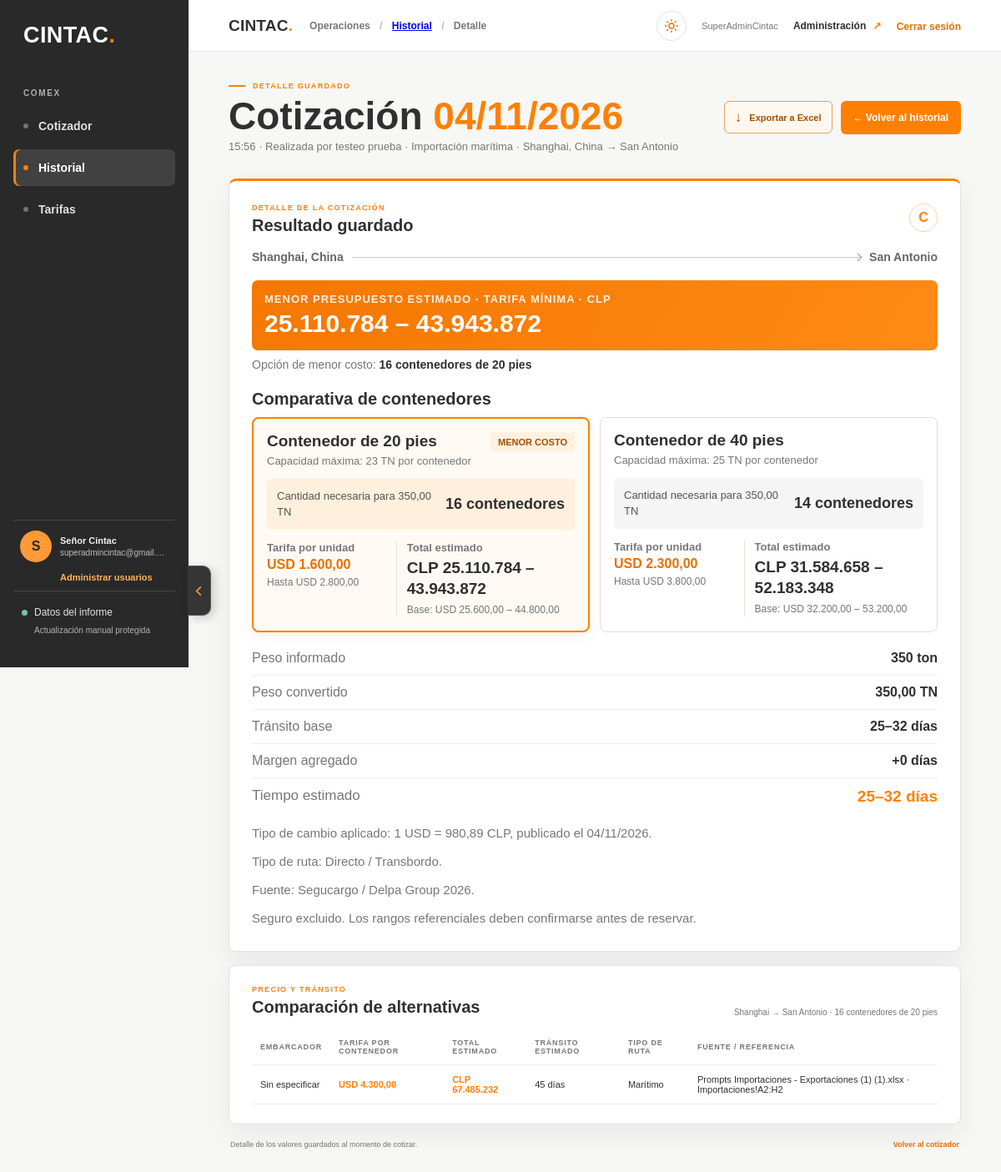
Screenshot of /historial/91/ (signed in) with the database file from the repository.
### cotizador/models.py (models this page shows, shortened)
class QuoteHistory(models.Model):
    OPERATION_CHOICES = FreightRate.OPERATION_CHOICES
    user = models.ForeignKey(
        settings.AUTH_USER_MODEL,
        on_delete=models.CASCADE,
        related_name="quote_history",
    )
    rate = models.ForeignKey(
        FreightRate,
        on_delete=models.SET_NULL,
        related_name="saved_quotes",
        null=True,
        blank=True,
    )
    created_at = models.DateTimeField(auto_now_add=True)
    operation = models.CharField(max_length=6, choices=OPERATION_CHOICES)
    origin_port = models.CharField(max_length=120)
    origin_country = models.CharField(max_length=80)
    destination = models.CharField(max_length=120)
    carrier = models.CharField(max_length=120, blank=True)
    container_size = models.CharField(max_length=2)
    weight = models.DecimalField(max_digits=20, decimal_places=6)
    weight_unit = models.CharField(max_length=3)
    tonnes = models.DecimalField(max_digits=20, decimal_places=6)
    container_quantity = models.PositiveIntegerField()
    margin_days = models.PositiveIntegerField(default=0)
    source_currency = models.CharField(max_length=3)
    currency = models.CharField(max_length=3)
    exchange_rate = models.DecimalField(max_digits=18, decimal_places=4, null=True, blank=True)
    source_amount = models.DecimalField(max_digits=20, decimal_places=2, null=True, blank=True)
    source_amount_max = models.DecimalField(max_digits=20, decimal_places=2, null=True, blank=True)
    rate_currency = models.CharField(max_length=3, blank=True)
    rate_amount = models.DecimalField(max_digits=20, decimal_places=2, null=True, blank=True)
    rate_amount_max = models.DecimalField(max_digits=20, decimal_places=2, null=True, blank=True)
    amount = models.DecimalField(max_digits=20, decimal_places=2)
    amount_max = models.DecimalField(max_digits=20, decimal_places=2, null=True, blank=True)
    base_days = models.PositiveIntegerField()
    base_days_max = models.PositiveIntegerField(null=True, blank=True)
    total_days = models.PositiveIntegerField()
    total_days_max = models.PositiveIntegerField(null=True, blank=True)
    details = models.JSONField(default=dict, blank=True)
    class Meta:
        ordering = ["-created_at", "-pk"]
        constraints = [
            models.CheckConstraint(
                condition=models.Q(operation="import"),
                name="quotehistory_import_only",
            )
        ]

### cotizador/views.py (the view)
# urls.py: path('historial/<int:quote_id>/', quote_history_detail, name='quote_history_detail'),
@never_cache
@login_required
def quote_history_detail(request, quote_id):
    quotes = QuoteHistory.objects.select_related("user")
    if not can_view_all_quotes(request.user):
        quotes = quotes.filter(user=request.user)
    saved_quote = get_object_or_404(quotes, pk=quote_id)
    details = saved_quote.details or _legacy_quote_details(saved_quote)
    if "is_complete_snapshot" not in details:
        details["is_complete_snapshot"] = True
    return render(
        request,
        "cotizador/history_detail.html",
        {
            "quote": saved_quote,
            "details": details,
        },
    )

### cotizador/permissions.py (called while the page is built)
def is_tariff_admin(user):
    return user.is_authenticated and (
        user.is_superuser or user.groups.filter(name=TARIFF_ADMIN_GROUP).exists()
    )

def can_view_all_quotes(user):
    return is_tariff_admin(user)

### cotizador/templates/cotizador/history_detail.html (shortened to what this page needs)
{% load static %}
<!doctype html>
<html lang="es">
<head>
  <link rel="stylesheet" href="{% static 'cotizador/app.css' %}?v=14">
</head>
<body>
  <div class="shell">
    <aside class="rail">
      <a class="wordmark" href="{% url 'quote' %}" aria-label="CINTAC, inicio">CINTAC<span>.</span></a>
      <div class="rail-label">COMEX</div>
      <nav id="primary-navigation" aria-label="Navegación principal">
        <a class="nav-link" href="{% url 'quote' %}" title="Cotizador"><span class="nav-mark" aria-hidden="true"></span><span class="nav-label">Cotizador</span></a>
        <a class="nav-link active" href="{% url 'quote_history' %}" aria-current="page" title="Historial"><span class="nav-mark" aria-hidden="true"></span><span class="nav-label">Historial</span></a>
        <a class="nav-link" href="{% url 'rates' %}" title="Tarifas"><span class="nav-mark" aria-hidden="true"></span><span class="nav-label">Tarifas</span></a>
      </nav>
      {% include "cotizador/_profile_link.html" %}
      <div class="rail-foot"><span class="status-dot"></span>Datos del informe<br><small>Actualización manual protegida</small></div>
    </aside>
    <button class="rail-toggle" type="button" aria-controls="primary-navigation" aria-expanded="true" aria-label="Ocultar menú" title="Ocultar menú">
      <svg viewBox="0 0 16 16" aria-hidden="true"><path d="m10 3-5 5 5 5" /></svg>
    </button>
    <main class="main-area">
      <header class="topbar">
        <div class="topbar-start">
          <a class="topbar-brand" href="{% url 'quote' %}" aria-label="CINTAC, inicio">CINTAC<span>.</span></a>
          <div class="breadcrumb">Operaciones <span>/</span> <a href="{% url 'quote_history' %}">Historial</a> <span>/</span> Detalle</div>
        </div>
        <div class="account-controls">
          <button class="theme-toggle" type="button" aria-pressed="false" aria-label="Activar modo oscuro" title="Activar modo oscuro">
            <svg class="theme-icon theme-icon-sun" viewBox="0 0 24 24" aria-hidden="true"><circle cx="12" cy="12" r="4" /><path d="M12 2v2m0 16v2M4.93 4.93l1.42 1.42m11.3 11.3 1.42 1.42M2 12h2m16 0h2M4.93 19.07l1.42-1.42m11.3-11.3 1.42-1.42" /></svg>
          </button>
          <span class="account-name">{{ request.user.username }}</span>
          <a class="admin-link" href="/admin/">Administración <span aria-hidden="true">↗</span></a>
          <form method="post" action="{% url 'logout' %}">
            <button class="logout-button" type="submit">Cerrar sesión</button>
          </form>
        </div>
      </header>
      <div class="page-wrap history-wrap">
        <section class="intro">
          <div>
            <div class="eyebrow"><span class="eyebrow-line"></span>DETALLE GUARDADO</div>
            <h1>Cotización <em>{{ quote.created_at|date:"d/m/Y" }}</em></h1>
            <p>{{ quote.created_at|date:"H:i" }} · Realizada por {% firstof quote.user.get_full_name quote.user.username %} · Importación marítima · {{ quote.origin_port }}, {{ quote.origin_country }} → {{ quote.destination }}</p>
          </div>
          <div class="history-detail-actions">
            <a class="export-button history-export-button" href="{% url 'quote_history_excel' quote.pk %}"><span aria-hidden="true">↓</span> Exportar a Excel</a>
            <a class="rates-add-button history-back-link" href="{% url 'quote_history' %}">← Volver al historial</a>
          </div>
        </section>
        <section class="panel result-panel history-detail-panel" aria-labelledby="detail-result-title">
          <div class="panel-heading result-heading">
            <div><span class="step-label">DETALLE DE LA COTIZACIÓN</span><h2 id="detail-result-title">Resultado guardado</h2></div>
            <span class="result-orbit" aria-hidden="true">C</span>
          </div>
          <div class="route-line"><span>{{ quote.origin_port }}, {{ quote.origin_country }}</span><i></i><span>{{ quote.destination }}</span></div>
          <div class="result-number">
            <span>MENOR PRESUPUESTO ESTIMADO · TARIFA MÍNIMA · {{ details.currency }}</span>
            <strong>{{ details.amount }}{% if details.amount_max %} – {{ details.amount_max }}{% endif %}</strong>
          </div>
          <p class="result-original">Opción de menor costo:
            <strong>{{ details.recommendation.quantity }} contenedor{% if details.recommendation.quantity != 1 %}es{% endif %} de {{ details.recommendation.size }} pies</strong>
          </p>
          <h3 class="container-comparison-title">Comparativa de contenedores</h3>
          <div class="container-comparison">
            {% for option in details.container_options %}
              <article class="container-option{% if option.recommended %} recommended-option{% endif %}">
                <header class="container-option-heading">
                  <div>
                    <h4>Contenedor de {{ option.size }} pies</h4>
                    <span class="container-capacity">Capacidad máxima: {{ option.capacity }} TN por contenedor</span>
                  </div>
                  {% if option.recommended %}<span class="recommended-badge">Menor costo</span>{% endif %}
                </header>
                <div class="container-quantity">
                  <span>Cantidad necesaria para {{ details.tonnes }} TN</span>
                  <strong>{{ option.quantity }} contenedor{% if option.quantity != 1 %}es{% endif %}</strong>
                </div>
                <div class="container-option-prices">
                  <div class="container-unit-price">
                    <span>Tarifa por unidad</span>
                    <strong>{{ option.rate_currency }} {{ option.unit_amount }}</strong>
                    {% if option.unit_amount_max %}<small>Hasta {{ option.rate_currency }} {{ option.unit_amount_max }}</small>{% endif %}
                  </div>
                  <div class="container-total-price">
                    <span>Total estimado</span>
                    <strong>{{ option.currency }} {{ option.amount }}{% if option.amount_max %} – {{ option.amount_max }}{% endif %}</strong>
                    <small>Base: {{ option.source_currency }} {{ option.source_amount_formatted }}{% if option.source_amount_max_formatted %} – {{ option.source_amount_max_formatted }}{% endif %}</small>
                  </div>
                </div>
              </article>
            {% endfor %}
          </div>
          <div class="result-rows">
            <div><span>Peso informado</span><strong>{{ details.weight }} {{ details.weight_unit }}</strong></div>
            <div><span>Peso convertido</span><strong>{{ details.tonnes }} TN</strong></div>
            <div><span>Tránsito base</span><strong>{{ details.base_days }}{% if details.base_days_max is not None %}–{{ details.base_days_max }}{% endif %} días</strong></div>
            <div><span>Margen agregado</span><strong>+{{ details.margin_days }} días</strong></div>
            <div class="total-row"><span>Tiempo estimado</span><strong>{{ details.total_days }}{% if details.total_days_max is not None %}–{{ details.total_days_max }}{% endif %} días</strong></div>
          </div>
          {% if details.converted and details.exchange_rate %}
            <p class="result-foot">Tipo de cambio aplicado: 1 USD = {{ details.exchange_rate }} CLP{% if details.exchange_rate_date %}, publicado el {{ details.exchange_rate_date }}{% endif %}.</p>
          {% endif %}
          {% if details.route_type %}<p class="result-foot">Tipo de ruta: {{ details.route_type }}.</p>{% endif %}
          {% if details.source %}<p class="result-foot">Fuente: {{ details.source }}.</p>{% endif %}
          {% if details.is_complete_snapshot %}<p class="result-foot">Seguro excluido. Los rangos referenciales deben confirmarse antes de reservar.</p>{% endif %}
        </section>
        <section class="comparison-panel history-detail-comparison">
          <div class="comparison-heading">
            <div><span class="step-label">PRECIO Y TRÁNSITO</span><h2>Comparación de alternativas</h2></div>
            <span class="comparison-caption">{{ quote.origin_port }} → {{ quote.destination }} · {{ details.recommendation.quantity }} contenedor{% if details.recommendation.quantity != 1 %}es{% endif %} de {{ details.recommendation.size }} pies</span>
          </div>
          {% if details.comparisons %}
            <div class="table-scroll"><table>
              <thead><tr><th>Embarcador</th><th>Tarifa por contenedor</th><th>Total estimado</th><th>Tránsito estimado</th><th>Tipo de ruta</th><th>Fuente / referencia</th></tr></thead>
              <tbody>
                {% for item in details.comparisons %}
                  <tr>
                    <td>{{ item.carrier }}</td>
                    <td>{{ item.rate_currency }} {{ item.unit_amount }}{% if item.unit_amount_max %} – {{ item.rate_currency }} {{ item.unit_amount_max }}{% endif %}</td>
                    <td>{{ item.currency }} {{ item.amount }}{% if item.amount_max %} – {{ item.amount_max }}{% endif %}</td>
                    <td>{{ item.days }}{% if item.days_max is not None %}–{{ item.days_max }}{% endif %} días</td>
                    <td>{{ item.route_type|default:"Sin especificar" }}</td>
                    <td>{{ item.source|default:"Sin especificar" }}</td>
                  </tr>
                {% endfor %}
              </tbody>
            </table></div>
          {% else %}
            <p class="comparison-empty">{{ details.comparison_unavailable|default:"No había otras tarifas disponibles para comparar al momento de cotizar." }}</p>
          {% endif %}
        </section>
        <footer class="page-foot"><span>Detalle de los valores guardados al momento de cotizar.</span><a href="{% url 'quote' %}">Volver al cotizador</a></footer>
      </div>
    </main>
  </div>
</body>
</html>

### cotizador/templates/cotizador/_profile_link.html
<a class="account-profile-link{% if active_page == 'profile' %} active{% endif %}" href="{% url 'user_profile' %}"{% if active_page == 'profile' %} aria-current="page"{% endif %} title="Revisar mi perfil">
  {% if request.user.profile.avatar %}
    <img class="account-profile-avatar" src="{{ request.user.profile.avatar.url }}" alt="">
  {% else %}
    <span class="account-profile-avatar account-profile-initial" aria-hidden="true">{{ request.user.first_name|default:request.user.username|slice:":1"|upper }}</span>
  {% endif %}
  <span class="account-profile-copy">
    <strong>{% firstof request.user.get_full_name request.user.username %}</strong>
    <small>{{ request.user.email|default:"Completa tu perfil" }}</small>
  </span>
</a>
{% if request.user.username == "SuperAdminCintac" %}
  <a class="user-management-shortcut{% if active_page == 'users' %} active{% endif %}" href="{% url 'manage_users' %}"{% if active_page == 'users' %} aria-current="page"{% endif %}>
    Administrar usuarios
  </a>
{% endif %}

### rows the page displays
QuoteHistory: created_at "04/11/2026", created_at "15:56", user.last_name "testeo prueba", origin_port "Shanghai", origin_country "China", destination "San Antonio", currency "CLP", size "20", capacity "23", shows "MENOR COSTO", tonnes "350,00", quantity "16", rate_currency "USD", unit_amount "1.600,00", unit_amount_max "2.800,00", amount "25.110.784", amount_max "43.943.872", source_currency "USD", source_amount_formatted "25.600,00", source_amount_max_formatted "44.800,00", size "40", capacity "25", quantity "14", unit_amount "2.300,00", unit_amount_max "3.800,00", amount "31.584.658", amount_max "52.183.348", source_amount_formatted "32.200,00", source_amount_max_formatted "53.200,00", weight_unit "ton", carrier "Sin especificar", unit_amount "4.300,00", amount "67.485.232", days "45", route_type "Marítimo", source "Prompts Importaciones - Exportaciones (1) (1).xlsx · Importaciones!A2:H2"

### other values shown
{{ request.user.first_name|default:request.user.username|slice:":1"|upper }} "S"
{{ request.user.email|default:"Completa tu perfil" }} "superadmincintac@gmail.…"
{{ request.user.username }} "SuperAdminCintac"
{{ details.amount }} "25.110.784"
{{ details.amount_max }} "43.943.872"
{{ details.recommendation.quantity }} "16"
{{ details.recommendation.size }} "20"
{{ details.weight }} "350"
{{ details.tonnes }} "350,00"
{{ details.base_days }} "25"
{{ details.base_days_max }} "32"
{{ details.margin_days }} "0"
{{ details.total_days }} "25"
{{ details.total_days_max }} "32"
{{ details.exchange_rate }} "980,89"
